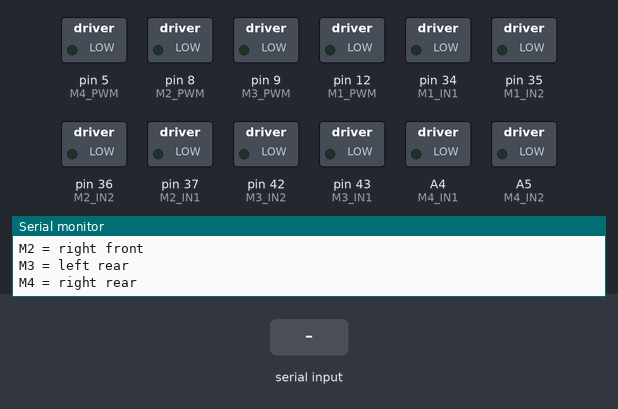
A sketch run on a simulated Arduino Mega 2560, built with avr-gcc and run on an emulated ATmega2560. On the bench: switched loads named in the sketch (green lamp = pin HIGH), the last lines printed to the serial monitor. The test bench sets the inputs (shaded band).

Above: at 1.2 s.
1.3 s: "R\n" received over Serial
At 2.1 s:
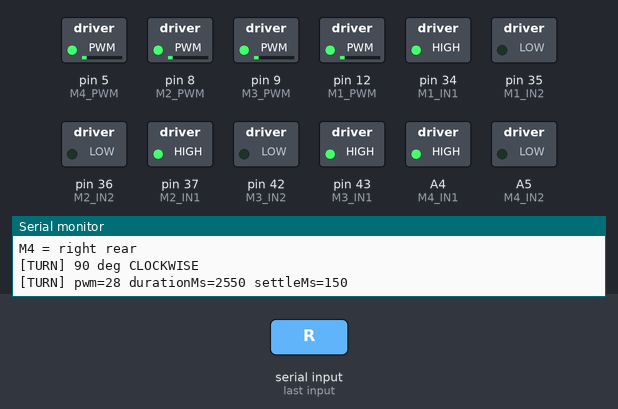
4.3 s: byte 76 ('L') received over Serial
At 5.6 s:
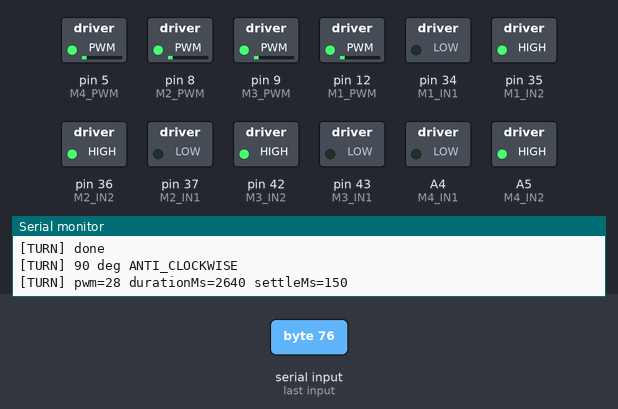
7.3 s: byte 83 ('S') received over Serial
At 7.9 s:
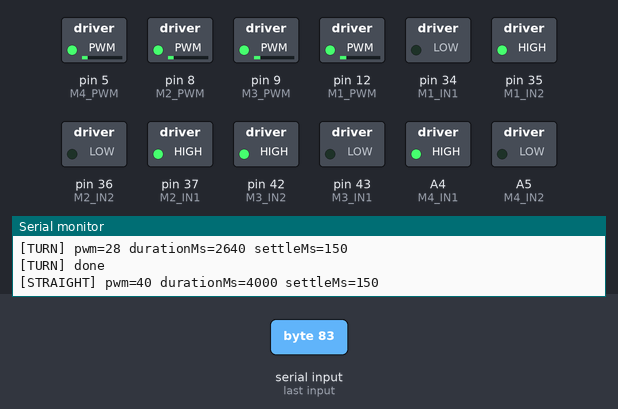
11.8 s: "L\n" received over Serial
At 12.5 s:
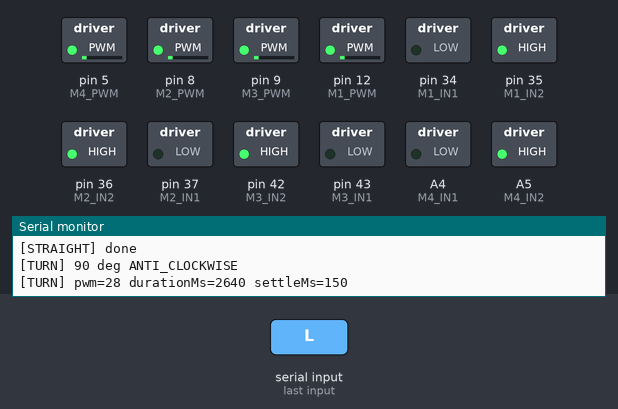
14.8 s: "S\n" received over Serial
At 20.0 s:
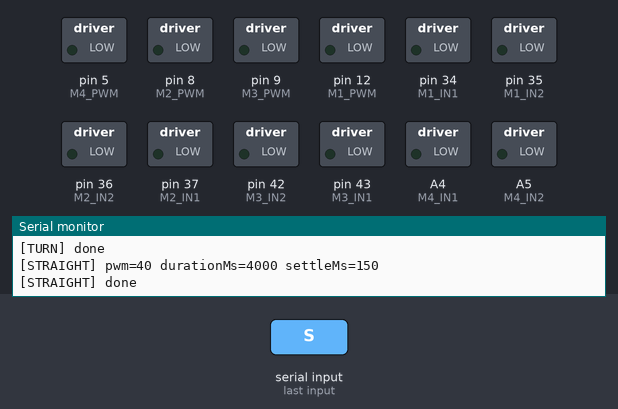
Timing chart, 0 to 20.3 s (numbered marks = the images above; inputs shaded):
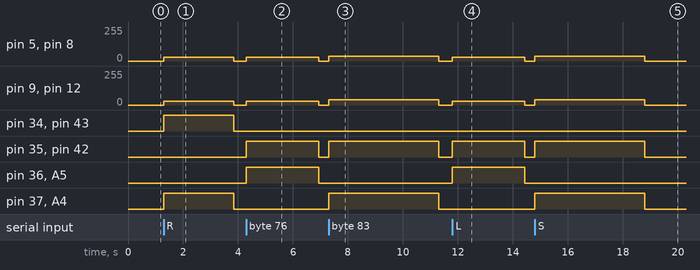

Measured:
- after the input at 1.3 s, pin 5 (M4_PWM), pin 8 (M2_PWM), pin 9 (M3_PWM), pin 12 (M1_PWM): 0/255 → 28/255 at once, → 0/255 2.6 s later; pin 34 (M1_IN1), pin 37 (M2_IN1), pin 43 (M3_IN1), A4 (M4_IN1): LOW → HIGH at once, → LOW 2.6 s later
- after the input at 4.3 s, pin 5 (M4_PWM), pin 8 (M2_PWM), pin 9 (M3_PWM), pin 12 (M1_PWM): 0/255 → 28/255 at once, → 0/255 2.6 s later; pin 35 (M1_IN2), pin 36 (M2_IN2), pin 42 (M3_IN2), A5 (M4_IN2): LOW → HIGH at once, → LOW 2.6 s later
- after the input at 7.3 s, pin 5 (M4_PWM), pin 8 (M2_PWM): 0/255 → 34/255 at once, → 0/255 4.0 s later; pin 9 (M3_PWM), pin 12 (M1_PWM): 0/255 → 40/255 at once, → 0/255 4.0 s later; pin 35 (M1_IN2), pin 37 (M2_IN1), pin 42 (M3_IN2), A4 (M4_IN1): LOW → HIGH at once, → LOW 4.0 s later
- after the input at 11.8 s, pin 5 (M4_PWM), pin 8 (M2_PWM), pin 9 (M3_PWM), pin 12 (M1_PWM): 0/255 → 28/255 at once, → 0/255 2.6 s later; pin 35 (M1_IN2), pin 36 (M2_IN2), pin 42 (M3_IN2), A5 (M4_IN2): LOW → HIGH at once, → LOW 2.6 s later
- after the input at 14.8 s, pin 5 (M4_PWM), pin 8 (M2_PWM): 0/255 → 34/255 at once, → 0/255 4.0 s later; pin 9 (M3_PWM), pin 12 (M1_PWM): 0/255 → 40/255 at once, → 0/255 4.0 s later; pin 35 (M1_IN2), pin 37 (M2_IN1), pin 42 (M3_IN2), A4 (M4_IN1): LOW → HIGH at once, → LOW 4.0 s later

The sketch:

AMR_Turn_90_Test.ino
```cpp
#include <Arduino.h>

/*
Timed 90-degree turn test sketch

Purpose:
- isolate the exact timed 90-degree turn behavior currently used in AMR_Final_V3
- no ultrasonic, servo, color, OLED, or parking logic

Serial commands at 115200:
- r : turn right 90 degrees
- l : turn left 90 degrees
- s : drive straight for 4000 ms
- x : stop motors
- p : print active settings
- h or ? : help
*/

// ============================================================
// Pin Definitions
// ============================================================
const unsigned long SERIAL_BAUD = 115200UL;

const uint8_t M1_PWM = 12;
const uint8_t M1_IN1 = 34;
const uint8_t M1_IN2 = 35;

const uint8_t M2_PWM = 8;
const uint8_t M2_IN1 = 37;
const uint8_t M2_IN2 = 36;

const uint8_t M3_PWM = 9;
const uint8_t M3_IN1 = 43;
const uint8_t M3_IN2 = 42;

const uint8_t M4_PWM = 5;
const uint8_t M4_IN1 = A4;
const uint8_t M4_IN2 = A5;

// ============================================================
// Turn Stack copied from AMR_Final_V3
// ============================================================
const int MOTOR_SIGN[4] = { -1, +1, -1, +1 };
const int MOTOR_TRIM[4] = { 0, 0, 0, 0 };
const int SIDE_BALANCE = 0;

const int PWM_STRAIGHT_TEST = 40;
const int PWM_TURN_90 = 28;
const unsigned long STRAIGHT_TEST_MS = 4000UL;
const unsigned long TURN_LEFT_90_MS = 2640UL;
const unsigned long TURN_RIGHT_90_MS = 2550UL;
const unsigned long STRAFE_SETTLE_MS = 150UL;

const float FORWARD_RATIO[4] = { 1.0000f, 0.8462f, 1.0000f, 0.8462f };

// ============================================================
// Data Structures
// ============================================================
struct MotorPins {
  uint8_t pwm;
  uint8_t in1;
  uint8_t in2;
};

const MotorPins MOTORS[4] = {
  { M1_PWM, M1_IN1, M1_IN2 },
  { M2_PWM, M2_IN1, M2_IN2 },
  { M3_PWM, M3_IN1, M3_IN2 },
  { M4_PWM, M4_IN1, M4_IN2 }
};

// ============================================================
// Motor Layer copied from AMR_Final_V3
// ============================================================
void setupMotorPins() {
  pinMode(M1_PWM, OUTPUT);
  pinMode(M1_IN1, OUTPUT);
  pinMode(M1_IN2, OUTPUT);
  pinMode(M2_PWM, OUTPUT);
  pinMode(M2_IN1, OUTPUT);
  pinMode(M2_IN2, OUTPUT);
  pinMode(M3_PWM, OUTPUT);
  pinMode(M3_IN1, OUTPUT);
  pinMode(M3_IN2, OUTPUT);
  pinMode(M4_PWM, OUTPUT);
  pinMode(M4_IN1, OUTPUT);
  pinMode(M4_IN2, OUTPUT);
}

void writeMotorRaw(uint8_t pwmPin, uint8_t in1, uint8_t in2, int signedPwm) {
  signedPwm = constrain(signedPwm, -255, 255);

  if (signedPwm > 0) {
    digitalWrite(in1, HIGH);
    digitalWrite(in2, LOW);
    analogWrite(pwmPin, signedPwm);
  } else if (signedPwm < 0) {
    digitalWrite(in1, LOW);
    digitalWrite(in2, HIGH);
    analogWrite(pwmPin, -signedPwm);
  } else {
    digitalWrite(in1, LOW);
    digitalWrite(in2, LOW);
    analogWrite(pwmPin, 0);
  }
}

void writeMotorByIndex(uint8_t index, int signedPwm) {
  if (signedPwm != 0) {
    int direction = (signedPwm > 0) ? 1 : -1;
    int magnitude = abs(signedPwm);
    magnitude = constrain(magnitude + MOTOR_TRIM[index], 0, 255);
    signedPwm = direction * magnitude;
  }

  signedPwm *= MOTOR_SIGN[index];
  writeMotorRaw(MOTORS[index].pwm, MOTORS[index].in1, MOTORS[index].in2, signedPwm);
}

void drive4(int pwmM1, int pwmM2, int pwmM3, int pwmM4) {
  writeMotorByIndex(0, pwmM1);
  writeMotorByIndex(1, pwmM2);
  writeMotorByIndex(2, pwmM3);
  writeMotorByIndex(3, pwmM4);
}

int scaleMotionPwm(int basePwm, float ratio) {
  return constrain((int)((float)basePwm * ratio + 0.5f), 0, 255);
}

void driveTank(int leftPwm, int rightPwm) {
  int leftAdjusted = leftPwm - SIDE_BALANCE;
  int rightAdjusted = rightPwm + SIDE_BALANCE;
  drive4(leftAdjusted, rightAdjusted, leftAdjusted, rightAdjusted);
}

void stopMotors() {
  drive4(0, 0, 0, 0);
}

void rotateLeft(int pwm) {
  driveTank(pwm, -pwm);
}

void rotateRight(int pwm) {
  driveTank(-pwm, pwm);
}

void driveForward(int pwm) {
  drive4(
    scaleMotionPwm(pwm, FORWARD_RATIO[0]),
    scaleMotionPwm(pwm, FORWARD_RATIO[1]),
    scaleMotionPwm(pwm, FORWARD_RATIO[2]),
    scaleMotionPwm(pwm, FORWARD_RATIO[3]));
}

// ============================================================
// Timed 90-degree turn copied from AMR_Final_V3
// ============================================================
void runStraightTest() {
  Serial.print(F("[STRAIGHT] pwm="));
  Serial.print(PWM_STRAIGHT_TEST);
  Serial.print(F(" durationMs="));
  Serial.print(STRAIGHT_TEST_MS);
  Serial.print(F(" settleMs="));
  Serial.println(STRAFE_SETTLE_MS);

  driveForward(PWM_STRAIGHT_TEST);
  delay(STRAIGHT_TEST_MS);
  stopMotors();
  delay(STRAFE_SETTLE_MS);
  Serial.println(F("[STRAIGHT] done"));
}

void rotateNinetyDegrees(bool clockwise) {
  Serial.print(F("[TURN] 90 deg "));
  Serial.println(clockwise ? F("CLOCKWISE") : F("ANTI_CLOCKWISE"));

  if (clockwise) {
    Serial.print(F("[TURN] pwm="));
    Serial.print(PWM_TURN_90);
    Serial.print(F(" durationMs="));
    Serial.print(TURN_RIGHT_90_MS);
    Serial.print(F(" settleMs="));
    Serial.println(STRAFE_SETTLE_MS);
    rotateRight(PWM_TURN_90);
    delay(TURN_RIGHT_90_MS);
  } else {
    Serial.print(F("[TURN] pwm="));
    Serial.print(PWM_TURN_90);
    Serial.print(F(" durationMs="));
    Serial.print(TURN_LEFT_90_MS);
    Serial.print(F(" settleMs="));
    Serial.println(STRAFE_SETTLE_MS);
    rotateLeft(PWM_TURN_90);
    delay(TURN_LEFT_90_MS);
  }

  stopMotors();
  delay(STRAFE_SETTLE_MS);
  Serial.println(F("[TURN] done"));
}

// ============================================================
// Serial UI
// ============================================================
void printSettings() {
  Serial.println();
  Serial.println(F("=== Timed Turn Settings ==="));
  Serial.print(F("PWM_STRAIGHT_TEST = "));
  Serial.println(PWM_STRAIGHT_TEST);
  Serial.print(F("STRAIGHT_TEST_MS = "));
  Serial.println(STRAIGHT_TEST_MS);
  Serial.print(F("PWM_TURN_90 = "));
  Serial.println(PWM_TURN_90);
  Serial.print(F("TURN_LEFT_90_MS = "));
  Serial.println(TURN_LEFT_90_MS);
  Serial.print(F("TURN_RIGHT_90_MS = "));
  Serial.println(TURN_RIGHT_90_MS);
  Serial.print(F("STRAFE_SETTLE_MS = "));
  Serial.println(STRAFE_SETTLE_MS);

  Serial.print(F("MOTOR_SIGN = {"));
  Serial.print(MOTOR_SIGN[0]); Serial.print(F(", "));
  Serial.print(MOTOR_SIGN[1]); Serial.print(F(", "));
  Serial.print(MOTOR_SIGN[2]); Serial.print(F(", "));
  Serial.print(MOTOR_SIGN[3]); Serial.println(F("}"));

  Serial.print(F("MOTOR_TRIM = {"));
  Serial.print(MOTOR_TRIM[0]); Serial.print(F(", "));
  Serial.print(MOTOR_TRIM[1]); Serial.print(F(", "));
  Serial.print(MOTOR_TRIM[2]); Serial.print(F(", "));
  Serial.print(MOTOR_TRIM[3]); Serial.println(F("}"));

  Serial.print(F("SIDE_BALANCE = "));
  Serial.println(SIDE_BALANCE);

  Serial.println(F("Wheel mapping:"));
  Serial.println(F("M1 = left front"));
  Serial.println(F("M2 = right front"));
  Serial.println(F("M3 = left rear"));
  Serial.println(F("M4 = right rear"));
  Serial.println();
}

void printHelp() {
  Serial.println();
  Serial.println(F("=== Timed 90-Degree Turn Test ==="));
  Serial.println(F("r : rotate right 90 degrees"));
  Serial.println(F("l : rotate left 90 degrees"));
  Serial.println(F("s : drive straight for 4000 ms"));
  Serial.println(F("x : stop motors"));
  Serial.println(F("p : print current settings"));
  Serial.println(F("h or ? : help"));
  Serial.println();
}

void handleSerial() {
  while (Serial.available() > 0) {
    char c = (char)Serial.read();
    if (c == '\r' || c == '\n' || c == ' ') continue;
    if (c >= 'a' && c <= 'z') c = (char)(c - 'a' + 'A');

    switch (c) {
      case 'R':
        rotateNinetyDegrees(true);
        break;

      case 'L':
        rotateNinetyDegrees(false);
        break;

      case 'S':
        runStraightTest();
        break;

      case 'X':
        stopMotors();
        Serial.println(F("[CMD] STOP"));
        break;

      case 'P':
        printSettings();
        break;

      case 'H':
      case '?':
        printHelp();
        break;

      default:
        Serial.print(F("Unknown command: "));
        Serial.println(c);
        Serial.println(F("Press H for help."));
        break;
    }
  }
}

// ============================================================
// Setup / Loop
// ============================================================
void setup() {
  Serial.begin(SERIAL_BAUD);
  setupMotorPins();
  stopMotors();

  Serial.println(F("AMR timed 90-degree turn test"));
  Serial.println(F("Uses the exact timed turn behavior from AMR_Final_V3."));
  printHelp();
  printSettings();
}

void loop() {
  handleSerial();
}
```
